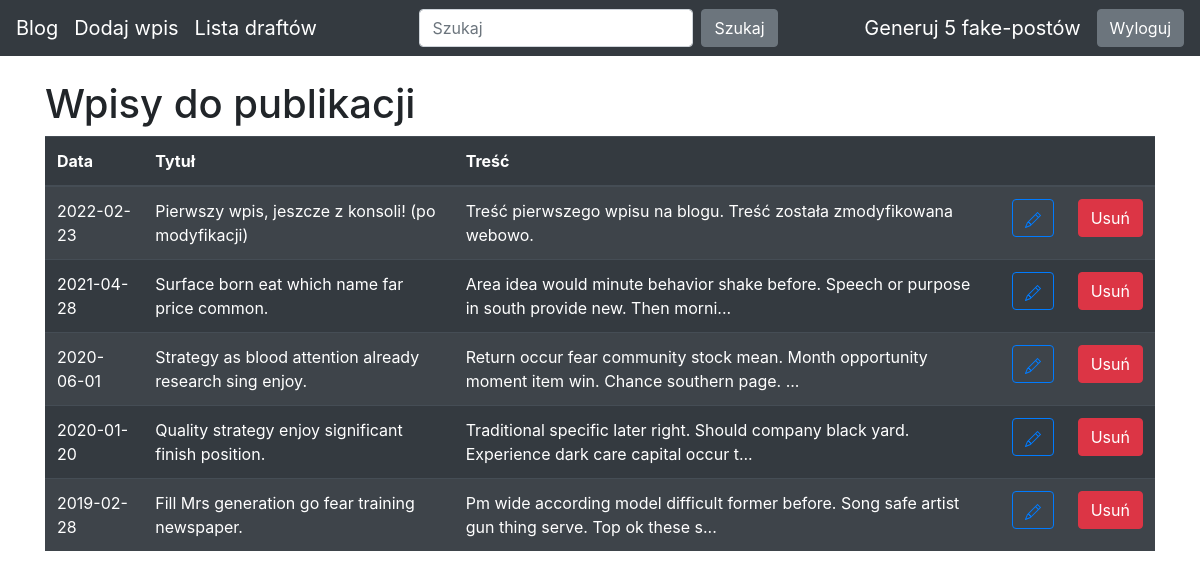
The page /drafts/ (signed in) on the database as committed earlier.
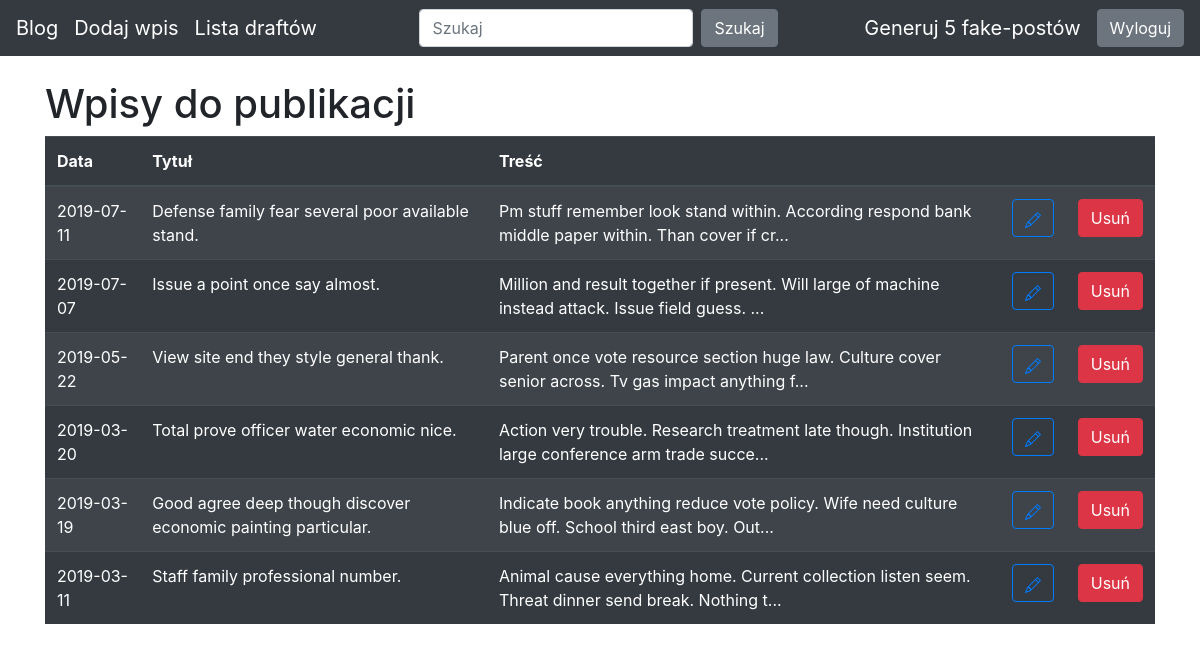
The same page on the database as committed later.
### blog/models.py (models this page shows)
class Entry(db.Model):
    id = db.Column(db.Integer, primary_key=True)
    title = db.Column(db.String(80), nullable=False)
    body = db.Column(db.Text, nullable=False)
    pub_date = db.Column(db.DateTime, nullable=False, default=datetime.datetime.utcnow)
    is_published = db.Column(db.Boolean, default=False)

### blog/routes.py (the view)
@app.route("/drafts/")
@login_required
def drafts():
    all_drafts = Entry.query.filter_by(is_published=False).order_by(Entry.pub_date.desc())
    return render_template("drafts.html", all_drafts = all_drafts)

### blog/routes.py (called while the page is built)
def login_required(view_func):
    @functools.wraps(view_func)
    def check_permissions(*args, **kwargs):
        if session.get("logged_in"):
            return view_func(*args, **kwargs)
        return redirect(url_for("login", next=request.path))
    return check_permissions

### blog/templates/drafts.html (shortened to what this page needs)
{% extends "base.html" %}
{% block content %}
<h1>Wpisy do publikacji</h1>
<table class="table table-striped table-dark">
    <thead>
        <tr>
            <th scope="col">Data</th>
            <th scope="col">Tytuł</th>
            <th scope="col">Treść</th>
            <th scope="col"></th>
            <th scope="col"></th>
        </tr>
    </thead>
    <tbody>
        {% for post in all_drafts %}
        <tr>
            <td>{{ post.pub_date.strftime('%Y-%m-%d') }}</td>
            <td>{{ post.title }}</td>
            <td>{{ post.body|truncate(100, true) }}</td>
            <td>
                <form action="{{ url_for('add_mod_post', entry_id=post.id) }}" method="post">
                    <button class="btn btn-outline-primary" type="submit">
                    </button>
                </form>
            </td>
            <td>
                <form action=" {{ url_for('delete_post', entry_id=post.id) }}" method="post">
                    <button class="btn btn-danger" type="submit">Usuń</button>
                </form>
            </td>
        </tr>
        {% endfor %}
    </tbody>
</table>
{% endblock %}

Rows that differ between the two databases and show on the page:
removed Entry: pub_date "2022-02-23", title "Pierwszy wpis, jeszcze z konsoli! (po modyfikacji)", body "Treść pierwszego wpisu na blogu. Treść została zmodyfikowana webowo."
removed Entry: pub_date "2021-04-28", title "Surface born eat which name far price common.", body "Area idea would minute behavior shake before. Speech or purpose in south provide new. Then morni..."
removed Entry: pub_date "2020-06-01", title "Strategy as blood attention already research sing enjoy.", body "Return occur fear community stock mean. Month opportunity moment item win. Chance southern page. ..."
removed Entry: pub_date "2020-01-20", title "Quality strategy enjoy significant finish position.", body "Traditional specific later right. Should company black yard. Experience dark care capital occur t..."
removed Entry: pub_date "2019-02-28", title "Fill Mrs generation go fear training newspaper.", body "Pm wide according model difficult former before. Song safe artist gun thing serve. Top ok these s..."
added Entry: pub_date "2019-07-11", title "Defense family fear several poor available stand.", body "Pm stuff remember look stand within. According respond bank middle paper within. Than cover if cr..."
added Entry: pub_date "2019-07-07", title "Issue a point once say almost.", body "Million and result together if present. Will large of machine instead attack. Issue field guess. ..."
added Entry: pub_date "2019-05-22", title "View site end they style general thank.", body "Parent once vote resource section huge law. Culture cover senior across. Tv gas impact anything f..."
added Entry: pub_date "2019-03-20", title "Total prove officer water economic nice.", body "Action very trouble. Research treatment late though. Institution large conference arm trade succe..."
added Entry: pub_date "2019-03-19", title "Good agree deep though discover economic painting particular.", body "Indicate book anything reduce vote policy. Wife need culture blue off. School third east boy. Out..."
added Entry: pub_date "2019-03-11", title "Staff family professional number.", body "Animal cause everything home. Current collection listen seem. Threat dinner send break. Nothing t..."
